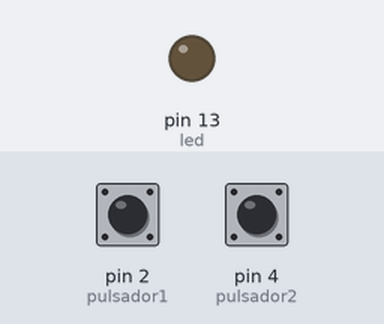
Recording of a sketch running on a simulated Arduino Uno, built with avr-gcc and run on an emulated ATmega328P. Shown: output pins drawn as LEDs (lit = HIGH). Dashed ring = blinking. The inputs (shaded band) are chosen by the test bench; at power-on: pin 4 (pulsador2) LOW, pin 2 (pulsador1) LOW.

Above: at 1.2 s.
1.3 s: pin 4 (pulsador2) pulled HIGH for 0.15 s
At 1.4 s:
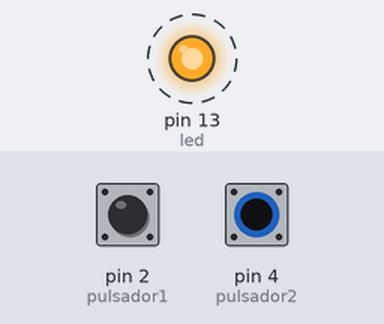
4.3 s: pin 4 (pulsador2) pulled HIGH for 1 s
At 4.6 s:
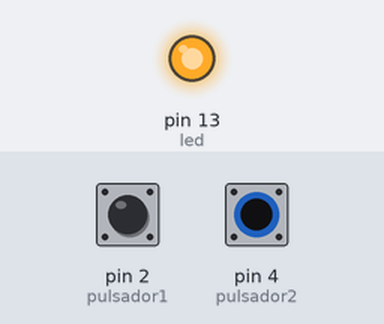
7.3 s: pin 2 (pulsador1) pulled HIGH for 3.2 s
12.0 s: pin 4 (pulsador2) pulled HIGH for 3.2 s
Timing chart, 0 to 17.7 s (numbered marks = the images above; inputs shaded):
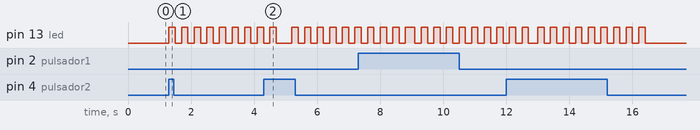

The sketch:

LED-Encender_y_apagar_con_dos_pulsadores-Avanzado.ino
```cpp
//ENCENDER Y APARGAR LED CON 2 PULSADORES
//
//con el primer pulsador enciende el led
//con el segundo pulsador se apaga el led
//
//AVANZADO:
//si el led esta encendido y pulso el pulsador1 el led parpadea
//si el led esta apagado y pulso el pulsador2 el led parpadea
//
//------------------------
//
//
//DECLARACION DE VARIABLES
//-------------------------
int led=13;        //le damon un nombre al pin 13 mas concretamente led
int pulsador1=2;  //le damos un nombre al pin 2 mas concretamente pulsador1
int pulsador2=4;    //le damos un nombre al pin 3 mas concretamente pulsador2
int aux2=8;
int aux=aux2;
//-------------------------
//
//
//FUNCION PRINCIPAL
//-------------------------
void setup(){    //se ejecuta cada vez que el arduino se ejecuta
  pinMode(led,OUTPUT);      //configuro led como salida
  pinMode(pulsador1,INPUT);  //confiduro pulsador1 como entrada
  pinMode(pulsador2,INPUT);  //configuro pulsador2 como entrada
}
//-------------------------
//
//
//FUNCION CICLICA
//-------------------------
void loop(){    //esta funcion se mantiene ejecutando
  if(digitalRead(pulsador1)==HIGH){  //si el pulsador1 esta en alto
    digitalWrite(led,HIGH);   //encender led
    delay(300);
  }//fin del if
  else if(digitalRead(pulsador2)==HIGH){  //si el pulsador2 esta en alto
    digitalWrite(led,LOW);    //apago el led
    delay(300);
  }//fin del else if
//-------------------------
if(digitalRead(led)==HIGH and digitalRead(pulsador1)==HIGH){ //si el led esta encendido y pulso el pulsador1
  while(aux>=0){ // bucle para parpadear
    digitalWrite(led,LOW); //apago el led
    delay (200);       //espero 200ms
    digitalWrite(led,HIGH);//enciendo el led
    delay (200); //espero 200ms
    aux=aux-1; //resta para contar el numero de parpadeos
    }//fin del while
  aux=aux2;//reinicio el contador de pulsos
}//fin del if
else if(digitalRead(led)==LOW and digitalRead(pulsador2)==HIGH){ //si el led esta apagado y pulso el pulsador2
  while(aux>=0){// bucle para parpadear
    digitalWrite(led,HIGH);//enciendo el led
    delay (200);    //espero 200ms
    digitalWrite(led,LOW);//apago el led
    delay (200);//espero 200ms
    aux=aux-1;//resta para contar el numero de parpadeos
    }//fin del while
  aux=aux2;//reinicio el contador de pulsos
}//fin del else if
}//fin del void
//-------------------------
//FIN PROGRAMA
```

Measured:
- after the input at 1.3 s, pin 13 (led): alternates HIGH for 0.20 s and LOW for 0.20 s, starting at once
